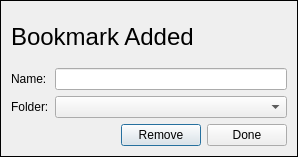
<?xml version="1.0" encoding="UTF-8"?>
<ui version="4.0">
 <class>BookmarkDialog</class>
 <widget class="QDialog" name="BookmarkDialog">
  <property name="geometry">
   <rect>
    <x>0</x>
    <y>0</y>
    <width>298</width>
    <height>157</height>
   </rect>
  </property>
  <property name="sizePolicy">
   <sizepolicy hsizetype="Fixed" vsizetype="Preferred">
    <horstretch>0</horstretch>
    <verstretch>0</verstretch>
   </sizepolicy>
  </property>
  <property name="windowTitle">
   <string>Bookmark Added</string>
  </property>
  <property name="styleSheet">
   <string notr="true">QDialog { border: 1px solid #000000; }</string>
  </property>
  <layout class="QVBoxLayout" name="verticalLayout">
   <item>
    <widget class="QLabel" name="labelDialogHeader">
     <property name="font">
      <font>
       <pointsize>18</pointsize>
      </font>
     </property>
     <property name="text">
      <string>Bookmark Added</string>
     </property>
    </widget>
   </item>
   <item>
    <layout class="QFormLayout" name="formLayout">
     <item row="0" column="0">
      <widget class="QLabel" name="labelNameStatic">
       <property name="text">
        <string>Name:</string>
       </property>
      </widget>
     </item>
     <item row="0" column="1">
      <widget class="QLineEdit" name="lineEditName"/>
     </item>
     <item row="1" column="0">
      <widget class="QLabel" name="labelFolderStatic">
       <property name="text">
        <string>Folder:</string>
       </property>
      </widget>
     </item>
     <item row="1" column="1">
      <widget class="QComboBox" name="comboBoxFolder"/>
     </item>
    </layout>
   </item>
   <item>
    <layout class="QHBoxLayout" name="horizontalLayout">
     <item>
      <spacer name="horizontalSpacer">
       <property name="orientation">
        <enum>Qt::Horizontal</enum>
       </property>
       <property name="sizeHint" stdset="0">
        <size>
         <width>40</width>
         <height>20</height>
        </size>
       </property>
      </spacer>
     </item>
     <item>
      <widget class="QPushButton" name="pushButtonRemove">
       <property name="text">
        <string>Remove</string>
       </property>
      </widget>
     </item>
     <item>
      <widget class="QPushButton" name="pushButtonDone">
       <property name="text">
        <string>Done</string>
       </property>
      </widget>
     </item>
    </layout>
   </item>
  </layout>
 </widget>
 <resources/>
 <connections/>
</ui>
